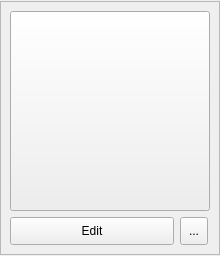
<?xml version="1.0" encoding="UTF-8"?>
<ui version="4.0">
 <class>Form</class>
 <widget class="QWidget" name="Form">
  <property name="geometry">
   <rect>
    <x>0</x>
    <y>0</y>
    <width>220</width>
    <height>256</height>
   </rect>
  </property>
  <property name="sizePolicy">
   <sizepolicy hsizetype="Fixed" vsizetype="Fixed">
    <horstretch>0</horstretch>
    <verstretch>0</verstretch>
   </sizepolicy>
  </property>
  <property name="maximumSize">
   <size>
    <width>220</width>
    <height>256</height>
   </size>
  </property>
  <property name="windowTitle">
   <string>Form</string>
  </property>
  <layout class="QGridLayout" name="gridLayout">
   <property name="leftMargin">
    <number>0</number>
   </property>
   <property name="topMargin">
    <number>0</number>
   </property>
   <property name="rightMargin">
    <number>0</number>
   </property>
   <property name="bottomMargin">
    <number>0</number>
   </property>
   <property name="spacing">
    <number>0</number>
   </property>
   <item row="0" column="0">
    <widget class="QFrame" name="frame">
     <property name="sizePolicy">
      <sizepolicy hsizetype="Fixed" vsizetype="Fixed">
       <horstretch>0</horstretch>
       <verstretch>0</verstretch>
      </sizepolicy>
     </property>
     <property name="frameShape">
      <enum>QFrame::StyledPanel</enum>
     </property>
     <property name="frameShadow">
      <enum>QFrame::Raised</enum>
     </property>
     <layout class="QVBoxLayout" name="verticalLayout">
      <item>
       <widget class="QToolButton" name="launch_btn">
        <property name="sizePolicy">
         <sizepolicy hsizetype="Fixed" vsizetype="Fixed">
          <horstretch>0</horstretch>
          <verstretch>0</verstretch>
         </sizepolicy>
        </property>
        <property name="minimumSize">
         <size>
          <width>200</width>
          <height>200</height>
         </size>
        </property>
        <property name="maximumSize">
         <size>
          <width>200</width>
          <height>200</height>
         </size>
        </property>
        <property name="font">
         <font>
          <kerning>true</kerning>
         </font>
        </property>
        <property name="text">
         <string/>
        </property>
        <property name="iconSize">
         <size>
          <width>200</width>
          <height>200</height>
         </size>
        </property>
       </widget>
      </item>
      <item>
       <layout class="QHBoxLayout" name="horizontalLayout">
        <item>
         <widget class="QPushButton" name="edit_btn">
          <property name="sizePolicy">
           <sizepolicy hsizetype="Fixed" vsizetype="Fixed">
            <horstretch>0</horstretch>
            <verstretch>0</verstretch>
           </sizepolicy>
          </property>
          <property name="minimumSize">
           <size>
            <width>164</width>
            <height>28</height>
           </size>
          </property>
          <property name="maximumSize">
           <size>
            <width>164</width>
            <height>28</height>
           </size>
          </property>
          <property name="text">
           <string>Edit</string>
          </property>
         </widget>
        </item>
        <item>
         <widget class="QToolButton" name="remove_btn">
          <property name="minimumSize">
           <size>
            <width>28</width>
            <height>28</height>
           </size>
          </property>
          <property name="maximumSize">
           <size>
            <width>28</width>
            <height>28</height>
           </size>
          </property>
          <property name="text">
           <string>...</string>
          </property>
         </widget>
        </item>
       </layout>
      </item>
     </layout>
    </widget>
   </item>
  </layout>
 </widget>
 <resources/>
 <connections/>
</ui>
